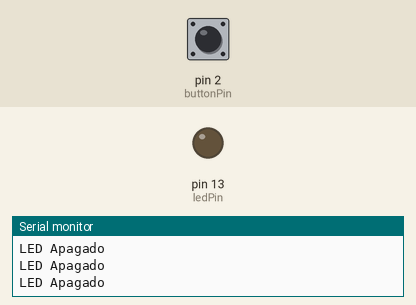
Simulated run of this sketch. Board: Arduino Uno, built with avr-gcc and run on an emulated ATmega328P. Shown: output pins drawn as LEDs (lit = HIGH), the last lines printed to the serial monitor. The inputs (shaded band) are chosen by the test bench; at power-on: pin 2 (buttonPin) HIGH.

Above: at 1.2 s.
1.3 s: pin 2 (buttonPin) pulled LOW for 0.15 s
At 1.4 s:
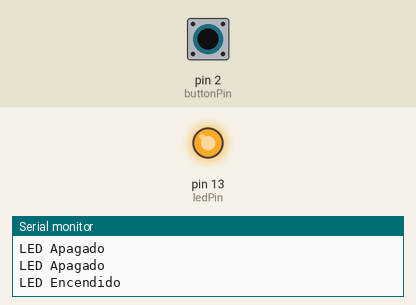
3.0 s: pin 2 (buttonPin) pulled LOW for 3.2 s
At 7.0 s:
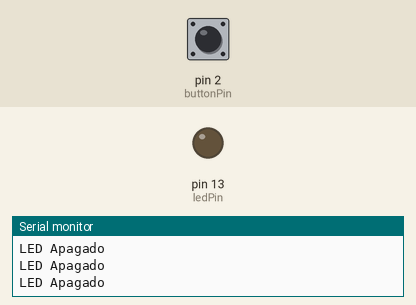
Timing chart, 0 to 8.5 s (numbered marks = the images above; inputs shaded):
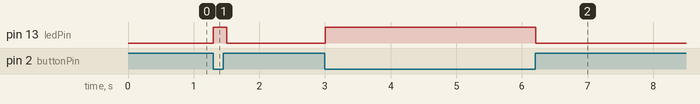

Measured:
- after the input at 1.3 s, pin 13 (ledPin): LOW → HIGH at once, → LOW 0.20 s later
- after the input at 3.0 s, pin 13 (ledPin): LOW → HIGH at once, → LOW 3.2 s later

The sketch:

Ejercicio_2_arduino_uart.ino
```cpp
// Definición de pines
const int ledPin = 13;   // Pin al que está conectado el LED
const int buttonPin = 2; // Pin al que está conectado el botón

// Variable para almacenar el estado del botón
int buttonState = 0;

void setup() {
  // Inicialización de la comunicación serial a 9600 baudios
  Serial.begin(9600);

  // Configurar el pin del LED como salida
  pinMode(ledPin, OUTPUT);

  // Configurar el pin del botón como entrada con resistencia pull-up interna
  pinMode(buttonPin, INPUT_PULLUP);
}

void loop() {
  // Leer el estado del botón
  buttonState = digitalRead(buttonPin);

  // Si el botón está presionado (el estado es LOW debido a la pull-up interna)
  if (buttonState == LOW) {
    digitalWrite(ledPin, HIGH); // Encender el LED
    Serial.println("LED Encendido"); // Enviar mensaje al monitor serial
  } else {
    digitalWrite(ledPin, LOW); // Apagar el LED
    Serial.println("LED Apagado"); // Enviar mensaje al monitor serial
  }

  delay(100); // Pequeña pausa para evitar rebotes del botón
}
```
